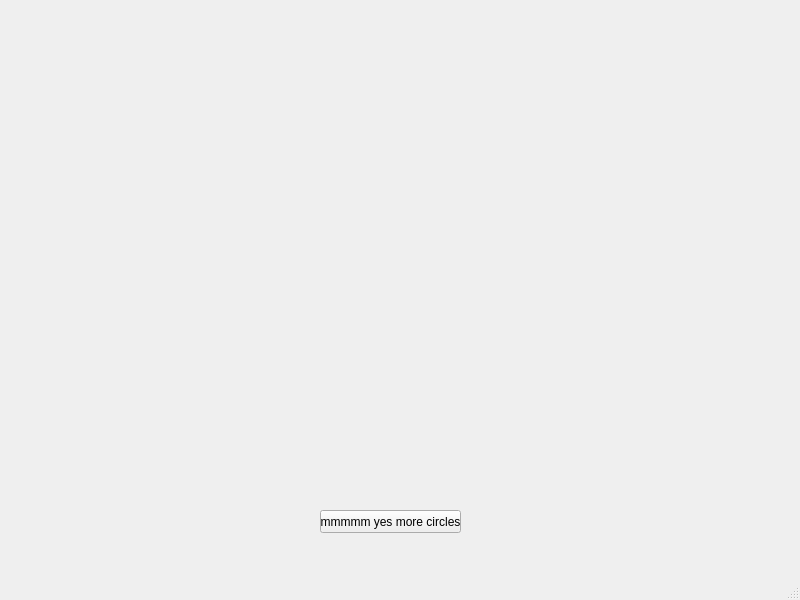
<?xml version="1.0" encoding="UTF-8"?>
<ui version="4.0">
 <class>MainWindow</class>
 <widget class="QMainWindow" name="MainWindow">
  <property name="geometry">
   <rect>
    <x>0</x>
    <y>0</y>
    <width>800</width>
    <height>600</height>
   </rect>
  </property>
  <property name="windowTitle">
   <string>MainWindow</string>
  </property>
  <widget class="QWidget" name="centralwidget">
   <widget class="QPushButton" name="pushButton">
    <property name="geometry">
     <rect>
      <x>320</x>
      <y>510</y>
      <width>141</width>
      <height>23</height>
     </rect>
    </property>
    <property name="text">
     <string>mmmmm yes more circles</string>
    </property>
   </widget>
  </widget>
  <widget class="QMenuBar" name="menubar">
   <property name="geometry">
    <rect>
     <x>0</x>
     <y>0</y>
     <width>800</width>
     <height>21</height>
    </rect>
   </property>
  </widget>
  <widget class="QStatusBar" name="statusbar"/>
 </widget>
 <resources/>
 <connections/>
</ui>
